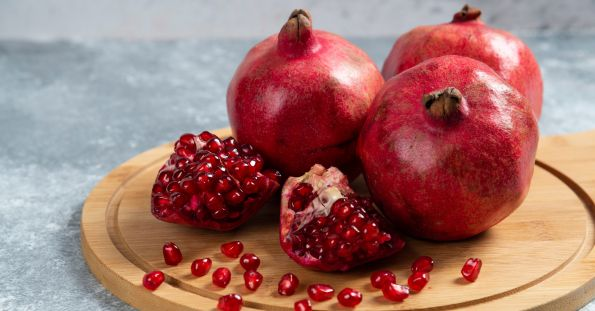
#> input picture Week_01_02_Basics/images/Pomegranates_.jpg, 595 x 311 px, found by its file name
$ jupyter execute --allow-errors LAB_07Implementation_of_Gabor_Feature_Extraction.ipynb   (older library calls are emulated)
#> lines starting #> are read from the running program, lines starting #| are printed output that depends on the picture
<a href="https://colab.research.google.com/github/haroon-ai1/AICL-3605-Computer-Vision-Lab/blob/main/LAB_07Implementation_of_Gabor_Feature_Extraction.ipynb" target="_parent"></a>

[cell 1]
import cv2
import numpy as np
import matplotlib.pyplot as plt
from google.colab import files

[cell 2]
# Step 1: Upload an image
print("Upload a grayscale or color image (e.g., texture, face, fingerprint):")
uploaded = files.upload()
#> the answer given: Pomegranates_.jpg
image_path = list(uploaded.keys())[0]
# Step 2: Read the image in grayscale
gray = cv2.imread(image_path, cv2.IMREAD_GRAYSCALE)
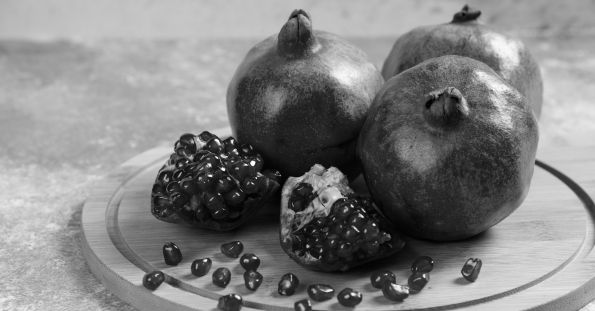
#> gray: shape (311, 595); min 0, max 255, mean 129.6
# Step 3: Create Gabor kernel
kernel = cv2.getGaborKernel(ksize=(21, 21), sigma=8.0, theta=np.pi/4, lambd=10.0, gamma=0.5,
psi=0, ktype=cv2.CV_32F)
# Step 4: Apply Gabor filter
filtered = cv2.filter2D(gray, cv2.CV_8UC3, kernel)
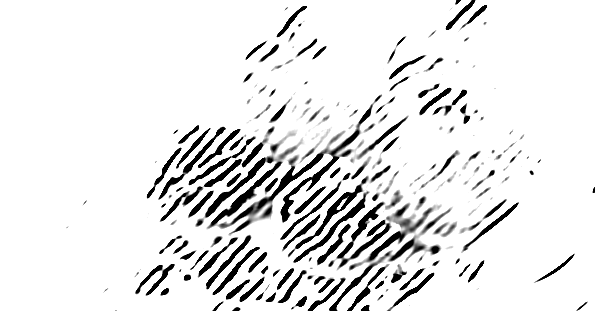
#> filtered: shape (311, 595); min 0, max 255, mean 231.4
# Step 5: Display original and filtered images side-by-side
plt.figure(figsize=(12, 6))
plt.subplot(1, 2, 1)
plt.imshow(gray, cmap='gray')
plt.title('Original Image')
plt.axis('off')

plt.subplot(1, 2, 2)
plt.imshow(filtered, cmap='gray')
plt.title('Gabor Filtered Image')
plt.axis('off')
plt.show()
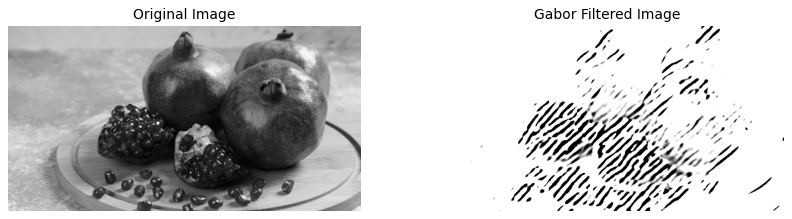
#> figure drawn by matplotlib, 2 panels

[cell 3]
# Step 1: Upload an image
print("Upload a grayscale or color image (texture, face, fingerprint, fabric, etc.):")
uploaded = files.upload()
#> the answer given: cat.jpg
image_path = list(uploaded.keys())[0]

# Step 2: Read image in grayscale
gray = cv2.imread(image_path, cv2.IMREAD_GRAYSCALE)
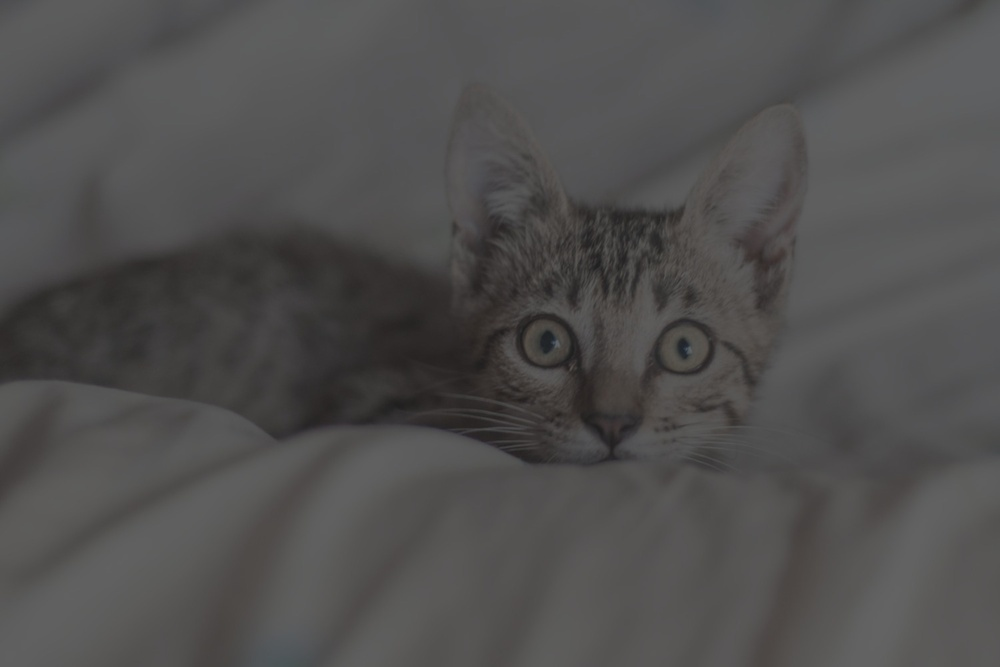
#> input picture Week_01_02_Basics/images/cat.jpg, 1000 x 667 px, shrunk from 1500 x 1000 before the run, found by its file name
#> gray: shape (667, 1000); min 29, max 100, mean 79.6
# Step 3: Define orientations and apply Gabor filters
orientations = [0, np.pi/4, np.pi/2, 3*np.pi/4]
plt.figure(figsize=(16, 5))
for i, theta in enumerate(orientations):
    kernel = cv2.getGaborKernel((21, 21), 4.0, theta, 10.0, 0.5, 0, ktype=cv2.CV_32F)
    filtered_img = cv2.filter2D(gray, cv2.CV_8UC3, kernel)
    plt.subplot(1, 4, i+1)
    plt.imshow(filtered_img, cmap='gray')
    plt.title(f"Orientation {int(np.degrees(theta))}°")
    plt.axis('off')
#> this loop made 4 passes
#> pass 1, `filtered_img = cv2.filter2D(gray, cv2.CV_8UC3, kernel)`:
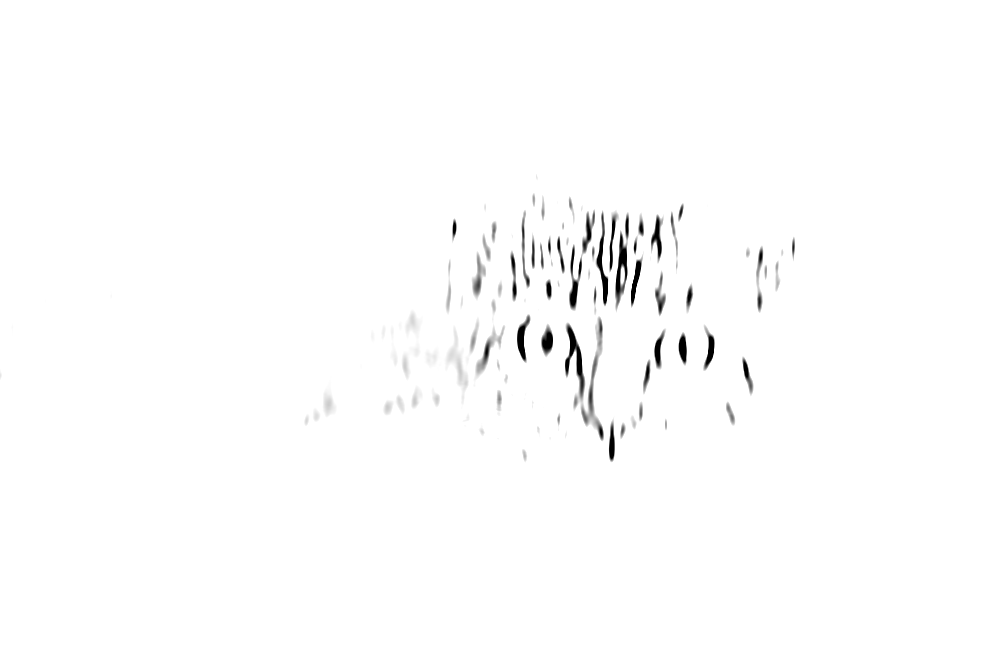
#> filtered_img: shape (667, 1000); min 0, max 255, mean 252.7
plt.suptitle('Gabor Filtering at Multiple Orientations', fontsize=16)
plt.tight_layout(rect=[0, 0, 1, 0.95])
plt.show()
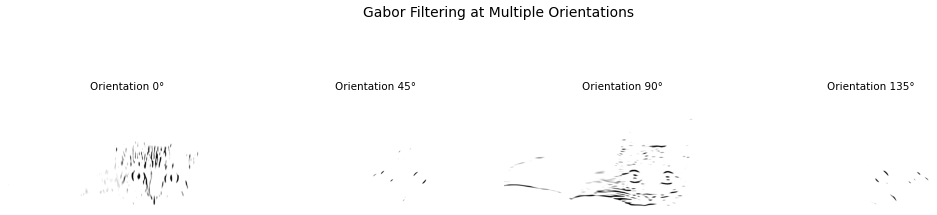
#> figure drawn by matplotlib, 4 panels

[cell 4]
# Step 1: Upload fingerprint image
print("Upload a fingerprint image:")
uploaded = files.upload()
#> the answer given: cat.jpg
image_path = list(uploaded.keys())[0]
# Step 2: Read the fingerprint image in grayscale
img = cv2.imread(image_path, cv2.IMREAD_GRAYSCALE)
# Check image loaded
if img is None:
    print("Error loading image.")
else:
    # Step 3: Define Gabor filter parameters (typical for fingerprint ridge enhancement)
    kernel_size = 21
    sigma = 5.0 # Standard deviation of the gaussian envelope
    lambd = 10.0 # Wavelength of the sinusoidal factor
    gamma = 0.5 # Spatial aspect ratio
    psi = 0 # Phase offset
    # Apply Gabor filters at multiple orientations to capture ridge directions
    orientations = [0, np.pi/4, np.pi/2, 3*np.pi/4]
#> orientations = [0, 0.785, 1.57, 2.36]
    filtered_imgs = []
    plt.figure(figsize=(12, 6))
    plt.subplot(1, len(orientations)+1, 1)
    plt.title("Original Fingerprint")
    plt.imshow(img, cmap='gray')
    plt.axis('off')

    for i, theta in enumerate(orientations):
        kernel = cv2.getGaborKernel((kernel_size, kernel_size), sigma, theta, lambd, gamma, psi,
        ktype=cv2.CV_32F)
        filtered_img = cv2.filter2D(img, cv2.CV_8UC3, kernel)
        filtered_imgs.append(filtered_img)
        plt.subplot(1, len(orientations)+1, i+2)
        plt.title(f"Orientation {int(np.degrees(theta))}°")
        plt.imshow(filtered_img, cmap='gray')
        plt.axis('off')
#> this loop made 4 passes
#> theta on passes 1 to 4: 0, 0.785, 1.57, 2.36
#> pass 1, `kernel = cv2.getGaborKernel((kernel_size, kernel_size), sigma, theta, ..`:
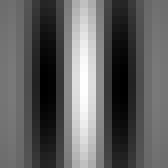
#> kernel: shape (21, 21) float32 (shown 8 times larger); min -0.607, max 1, mean -0.000182; drawn with min black and max white
#> pass 1, `filtered_img = cv2.filter2D(img, cv2.CV_8UC3, kernel)`:
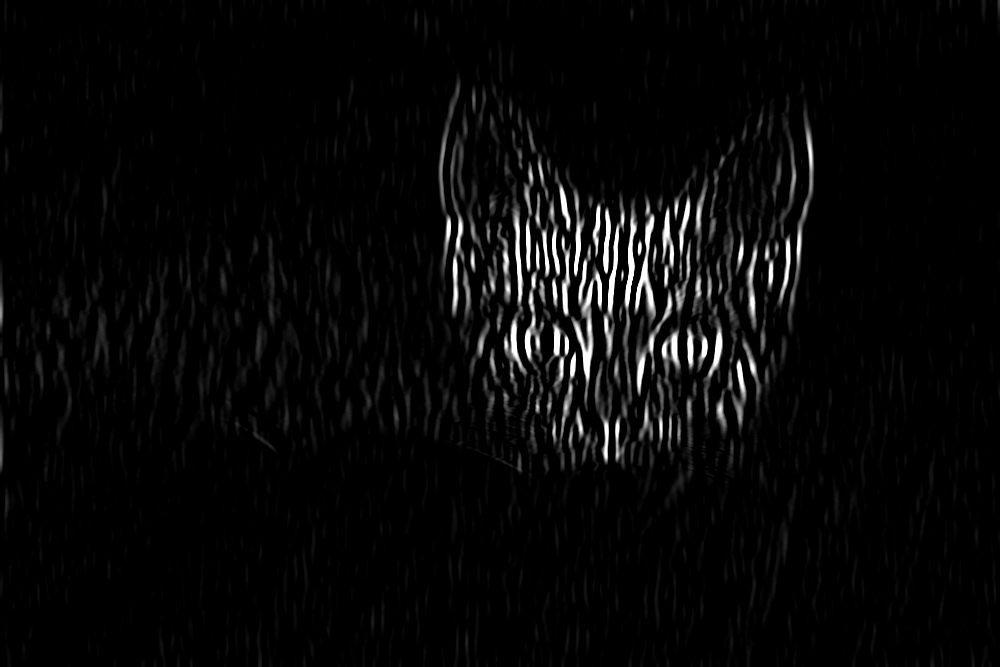
#> filtered_img: shape (667, 1000); min 0, max 255, mean 7.8
#> pass 2, `kernel = cv2.getGaborKernel((kernel_size, kernel_size), sigma, theta, ..`:
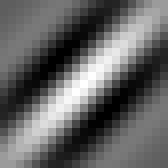
#> kernel: shape (21, 21) float32 (shown 8 times larger); min -0.62, max 1, mean 0.0187; drawn with min black and max white
#> after the loop, filtered_imgs = 4 items
    plt.tight_layout()
    plt.show()
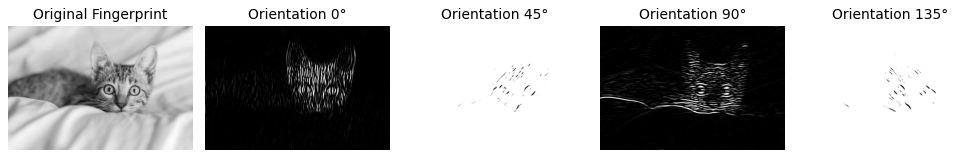
#> figure drawn by matplotlib, 5 panels

[cell 5]
import cv2
import numpy as np
import matplotlib.pyplot as plt
from sklearn.svm import SVC
from sklearn.model_selection import train_test_split
from sklearn.metrics import classification_report, accuracy_score
from google.colab import files
import os
def gabor_features(img, kernels):
    """Extract Gabor features from an image using multiple kernels."""
    features = []
    for kernel in kernels:
        filtered = cv2.filter2D(img, cv2.CV_8UC3, kernel)
        mean = filtered.mean()
        variance = filtered.var()
        features.extend([mean, variance])
    return features
# Step 1: Upload texture dataset zip (organized in folders by class)
print("Upload a zipped folder containing texture images organized by class (each folder is a class):")
uploaded = files.upload()
#> the answer given: cat.jpg
